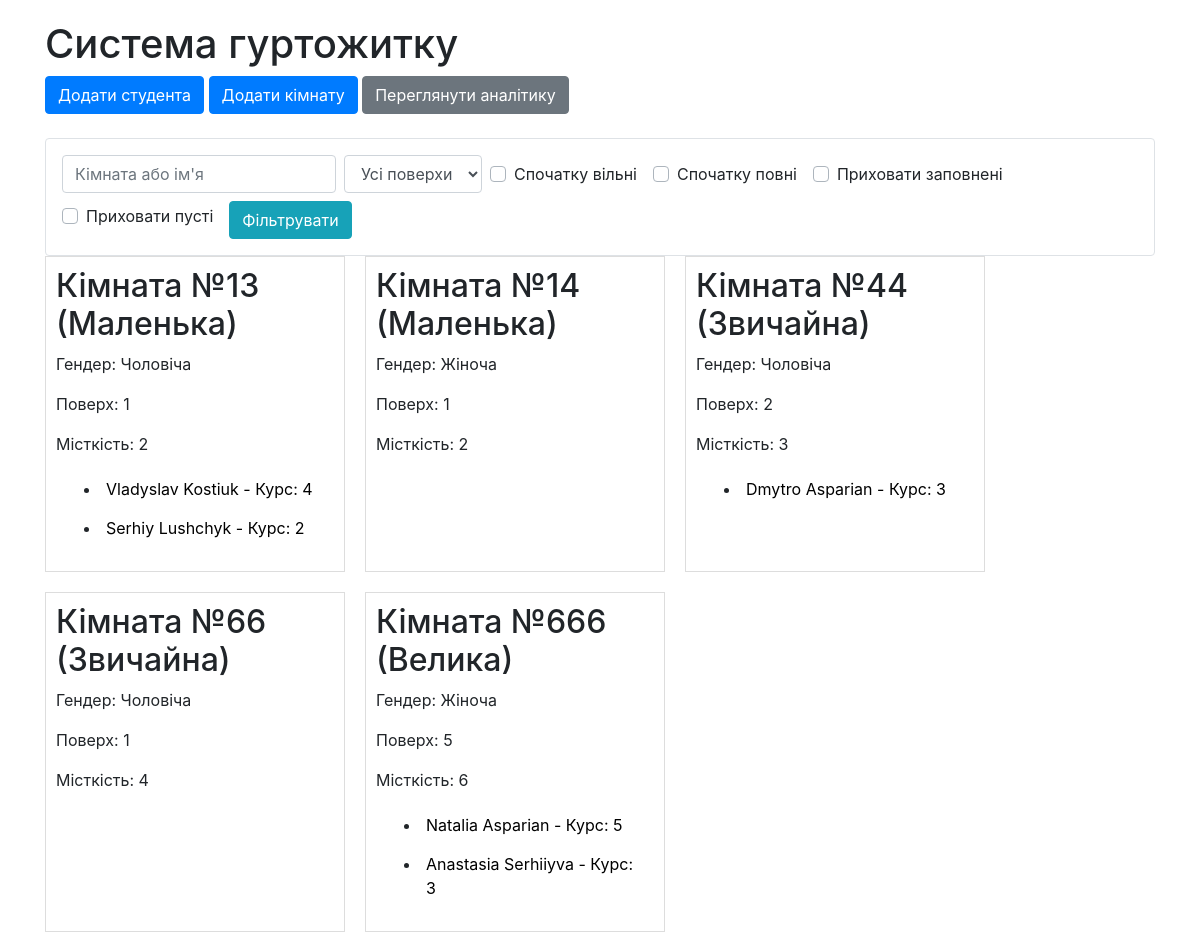
The page / on the database its author committed.
### models.py (models this page shows, shortened)
class Room(db.Model):
    id = db.Column(db.Integer, primary_key=True)
    room_number = db.Column(db.Integer, nullable=False)
    room_type = db.Column(db.String(50), nullable=False)
    floor = db.Column(db.Integer, nullable=False)
    capacity = db.Column(db.Integer, nullable=False)
    gender = db.Column(db.String(10), nullable=False)
    students = db.relationship('Student', backref='room', lazy=True)

class Student(db.Model):
    id = db.Column(db.Integer, primary_key=True)
    first_name = db.Column(db.String(100), nullable=False)
    last_name = db.Column(db.String(100), nullable=False)
    course = db.Column(db.Integer, nullable=False)
    specialty = db.Column(db.String(100), nullable=False)
    gender = db.Column(db.String(10), nullable=False)
    room_id = db.Column(db.Integer, db.ForeignKey('room.id'), nullable=False)

### app.py (the view, shortened to what this page needs)
@app.route('/')
def index():
    search_filter = request.args.get('search_filter', '')
    floor_filter = request.args.get('floor_filter')
    free_first = request.args.get('free_first') == 'on'
    full_first = request.args.get('full_first') == 'on'
    hide_full = request.args.get('hide_full') == 'on'
    hide_empty = request.args.get('hide_empty') == 'on'
    query = Room.query
    if search_filter.isdigit():
        query = query.filter_by(room_number=int(search_filter))
    else:
        query = query.order_by(Room.room_number)
    if floor_filter and floor_filter.isdigit():
        query = query.filter_by(floor=int(floor_filter))
    rooms = query.all()
    if free_first and not full_first:
        rooms.sort(key=lambda r: r.capacity - len(r.students), reverse=True)
    elif full_first and not free_first:
        rooms.sort(key=lambda r: r.capacity - len(r.students))
    if hide_full:
        rooms = [r for r in rooms if len(r.students) < r.capacity]
    if hide_empty:
        rooms = [r for r in rooms if len(r.students) > 0]
    return render_template('index.html', rooms=rooms, form_student=StudentForm(), form_room=RoomForm())

### forms.py
class StudentForm(FlaskForm):
    first_name = StringField('Ім\'я', validators=[DataRequired()])
    last_name = StringField('Прізвище', validators=[DataRequired()])
    course = IntegerField('Курс', validators=[DataRequired()])
    specialty = StringField('Спеціальність', validators=[DataRequired()])
    room_number = IntegerField('Номер кімнати', validators=[DataRequired()])
    gender = SelectField('Гендер студента', choices=[('male', 'Чоловічий'), ('female', 'Жіночий')], validators=[DataRequired()])
    submit = SubmitField('Додати')

class RoomForm(FlaskForm):
    room_number = IntegerField('Номер кімнати', validators=[DataRequired()])
    room_type = StringField('Тип кімнати', validators=[DataRequired()])
    floor = IntegerField('Поверх', validators=[DataRequired()])
    capacity = IntegerField('Місткість', validators=[DataRequired()])
    gender = SelectField('Гендер кімнати', choices=[('male', 'Чоловіча'), ('female', 'Жіноча')], validators=[DataRequired()])
    submit = SubmitField('Додати')

### templates/index.html (shortened to what this page needs)
<!DOCTYPE html>
<html>
<head>
    <link href="https://stackpath.bootstrapcdn.com/bootstrap/4.3.1/css/bootstrap.min.css" rel="stylesheet">
</head>
<body>
    <div class="container">
        <h1>Система гуртожитку</h1>
        <a href="{{ url_for('add_student') }}" class="btn btn-primary">Додати студента</a>
        <a href="{{ url_for('add_room') }}" class="btn btn-primary">Додати кімнату</a>
        <a href="{{ url_for('analytics') }}" class="btn btn-secondary">Переглянути аналітику</a>
        <div class="filter-container mt-4 p-3 border rounded">
            <form method="GET" action="{{ url_for('index') }}" class="form-inline">
                <div class="form-group mr-2">
                    <input type="text" id="search_filter" name="search_filter" placeholder="Кімната або ім'я" class="form-control">
                </div>
                <div class="form-group mr-2">
                    <select id="floor_filter" name="floor_filter" class="form-control">
                        <option value="">Усі поверхи</option>
                    </select>
                </div>
                <div class="form-group mr-3">
                    <div class="custom-control custom-checkbox">
                        <label for="free_first" class="custom-control-label">Спочатку вільні</label>
                    </div>
                </div>
                <div class="form-group mr-3">
                    <div class="custom-control custom-checkbox">
                        <label for="full_first" class="custom-control-label">Спочатку повні</label>
                    </div>
                </div>
                <div class="form-group mr-3">
                    <div class="custom-control custom-checkbox">
                        <label for="hide_full" class="custom-control-label">Приховати заповнені</label>
                    </div>
                </div>
                <div class="form-group mr-3">
                    <div class="custom-control custom-checkbox">
                        <label for="hide_empty" class="custom-control-label">Приховати пусті</label>
                    </div>
                </div>
                <button type="submit" class="btn btn-info mt-2">Фільтрувати</button>
            </form>
        </div>
        <div class="rooms-container">
            {% for room in rooms %}
            <div class="room" onclick="openEditModal('{{ room.id }}', '{{ room.room_type }}', '{{ room.floor }}', '{{ room.capacity }}', '{{ room.gender }}', '{{ room.room_number }}')">
                <h2>Кімната №{{ room.room_number }} ({{ room.room_type }})</h2>
                <p>Гендер: {{ 'Чоловіча' if room.gender == 'male' else 'Жіноча' }}</p>
                <p>Поверх: {{ room.floor }}</p>
                <p>Місткість: {{ room.capacity }}</p>
                <ul>
                    {% for student in room.students %}
                    <li class="student">
                        <a href="#" onclick="event.stopPropagation(); openStudentModal('{{ student.id }}', '{{ student.first_name }}', '{{ student.last_name }}', '{{ student.course }}', '{{ student.specialty }}', '{{ room.room_number }}', '{{ student.gender }}')">
                            {{ student.first_name }} {{ student.last_name }} - Курс: {{ student.course }}
                        </a>
                    </li>
                    {% endfor %}
                </ul>
            </div>
            {% endfor %}
        </div>
    </div>
</body>
</html>

### templates/index.html (style rules this page uses)
.container { margin: 0 auto; padding: 20px; max-width: 1400px; }
.rooms-container { display: flex; flex-wrap: wrap; gap: 20px; }
.room { border: 1px solid #ddd; padding: 10px; width: 300px; cursor: pointer; }
.student { margin: 5px; padding: 5px; }
.student a { text-decoration: none; color: #000; }

### rows shown on the page
Room: room_number "13", room_type "Маленька", gender "Чоловіча", floor "1", capacity "2"
Student: first_name "Vladyslav", last_name "Kostiuk", course "4"
Student: first_name "Serhiy", last_name "Lushchyk", course "2"
Room: room_number "14", room_type "Маленька", gender "Жіноча", floor "1", capacity "2"
Room: room_number "44", room_type "Звичайна", gender "Чоловіча", floor "2", capacity "3"
Student: first_name "Dmytro", last_name "Asparian", course "3"
Room: room_number "66", room_type "Звичайна", gender "Чоловіча", floor "1", capacity "4"
Room: room_number "666", room_type "Велика", gender "Жіноча", floor "5", capacity "6"
Student: first_name "Natalia", last_name "Asparian", course "5"
Student: first_name "Anastasia", last_name "Serhiiyva", course "3"
